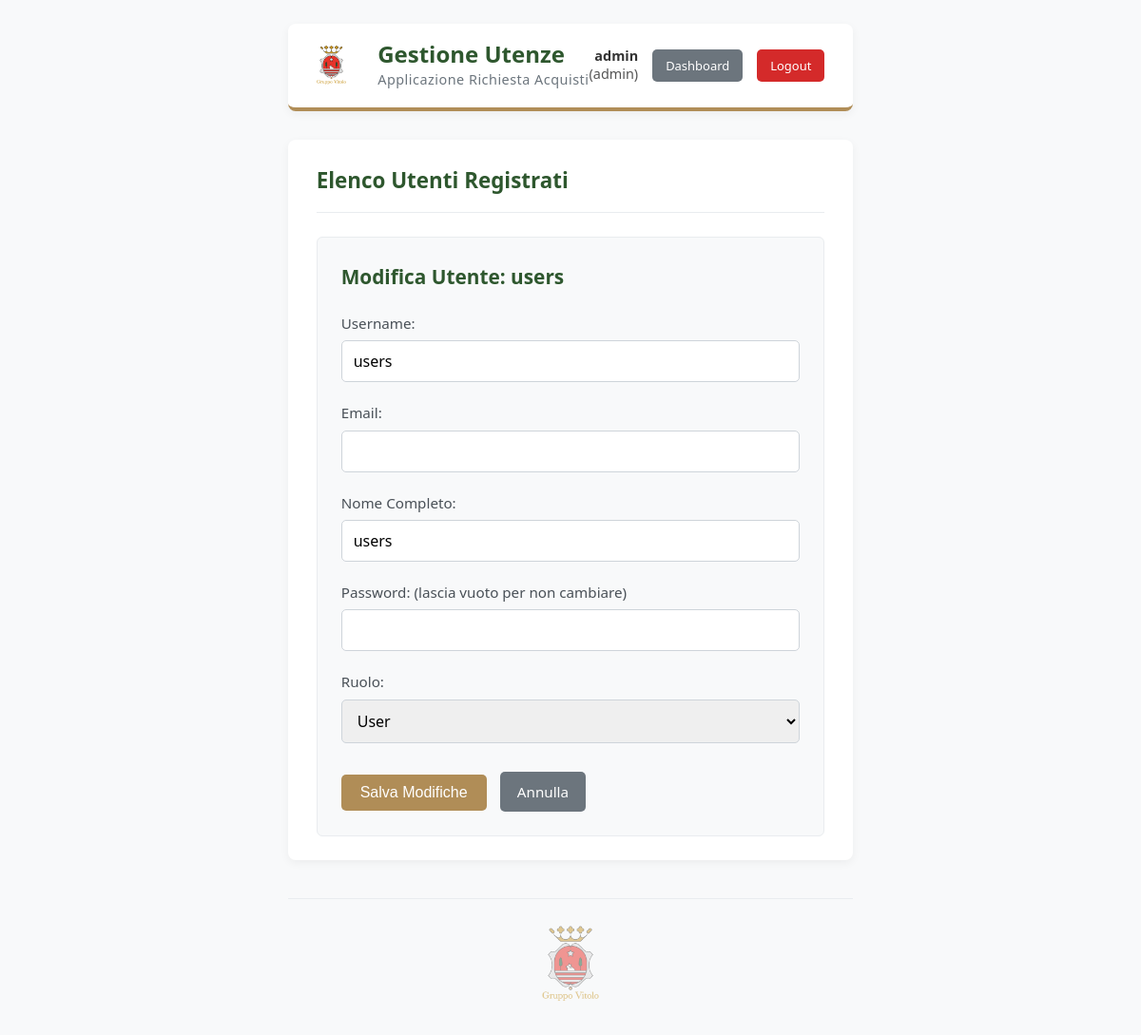
/gestioneutenze.php?action=edit&id=2 (signed in), run on the app's committed database.
### tables this page shows
CREATE TABLE IF NOT EXISTS `utenti` (
  `id` int(11) NOT NULL AUTO_INCREMENT,
  `username` varchar(50) NOT NULL,
  `email` varchar(100) DEFAULT NULL,
  `nome` varchar(150) DEFAULT NULL,
  `password_hash` varchar(255) NOT NULL,
  `ruolo` varchar(20) NOT NULL DEFAULT 'user',
  `data_creazione` timestamp NOT NULL DEFAULT current_timestamp(),
  PRIMARY KEY (`id`),
  UNIQUE KEY `uq_username` (`username`),
  UNIQUE KEY `uq_email` (`email`)
);

### gestioneutenze.php (the view, shortened to what this page needs)
<?php
$username_display_gu = htmlspecialchars(isset($_SESSION['username']) ? $_SESSION['username'] : 'N/A');
$user_role_display_gu = htmlspecialchars(isset($_SESSION['ruolo']) ? $_SESSION['ruolo'] : 'N/A');
$db_host = 'localhost'; $db_user = 'root'; $db_pass = ''; $db_name = 'gruppo_vitolo_db';
$conn_gu = new mysqli($db_host, $db_user, $db_pass, $db_name);
$action = isset($_GET['action']) ? $_GET['action'] : 'list';
$user_to_edit = null;
if ($conn_gu->connect_error) {
    error_log("[gestioneutenze.php] Errore connessione DB: " . $conn_gu->connect_error);
    $db_error_message = "Impossibile caricare i dati: errore di connessione al database.";
} else {
    if ($action === 'edit' && isset($_GET['id'])) {
        $user_id_to_edit = intval($_GET['id']);
        $stmt_edit = $conn_gu->prepare("SELECT id, username, email, nome, ruolo FROM utenti WHERE id = ?");
        if ($stmt_edit) {
            $stmt_edit->bind_param("i", $user_id_to_edit);
            $stmt_edit->execute();
            $result_edit = $stmt_edit->get_result();
            $user_to_edit = $result_edit->fetch_assoc();
        } else {
             error_log("[gestioneutenze.php] Errore preparazione statement per modifica utente: " . $conn_gu->error);
             $db_error_message = "Errore nel caricamento dati utente per modifica.";
             $action = 'list';
        }
    }
}
?>
<!DOCTYPE html>
<html lang="it">
<head>
    <link rel="stylesheet" href="style.css">
</head>
<body>
    <div class="page-outer-container">
        <header class="module-header">
            <div class="header-branding">
                <a href="dashboard.php" class="header-logo-link"><img src="logo.png" alt="Logo Gruppo Vitolo" class="logo"></a>
                <div class="header-titles">
                    <h1>Gestione Utenze</h1>
                    <h2>Applicazione Richiesta Acquisti</h2>
                </div>
            </div>
            <div class="user-session-controls">
                <div class="user-info">
                    <span><strong><?php echo $username_display_gu; ?></strong></span>
                    <span>(<?php echo $user_role_display_gu; ?>)</span>
                </div>
                <a href="dashboard.php" class="nav-link-button">Dashboard</a>
                <a href="logout.php" class="logout-button">Logout</a>
            </div>
        </header>
        <main class="module-content" id="gestione-utenze-content">
            <div class="app-section-header">
                <h2>Elenco Utenti Registrati</h2>
            </div>
            <?php if ($action === 'create_user' || ($action === 'edit' && $user_to_edit)): ?>
                <div class="form-container">
                    <h3><?php echo $action === 'create_user' ? 'Crea Nuovo Utente' : 'Modifica Utente: ' . htmlspecialchars($user_to_edit['username']); ?></h3>
                    <form action="dashboard_actions.php" method="POST">
                        <div class="form-group">
                            <label for="username">Username:</label>
                            <input type="text" id="username" name="username" class="form-control" value="<?php echo htmlspecialchars(isset($user_to_edit['username']) ? $user_to_edit['username'] : ''); ?>" required>
                        </div>
                        <div class="form-group">
                            <label for="email">Email:</label>
                            <input type="email" id="email" name="email" class="form-control" value="<?php echo htmlspecialchars(isset($user_to_edit['email']) ? $user_to_edit['email'] : ''); ?>">
                        </div>
                        <div class="form-group">
                            <label for="nome">Nome Completo:</label>
                            <input type="text" id="nome" name="nome" class="form-control" value="<?php echo htmlspecialchars(isset($user_to_edit['nome']) ? $user_to_edit['nome'] : ''); ?>">
                        </div>
                        <div class="form-group">
                            <label for="password">Password: <?php echo $action === 'edit' ? '(lascia vuoto per non cambiare)' : ''; ?></label>
                            <input type="password" id="password" name="password" class="form-control" <?php echo $action === 'create_user' ? 'required' : ''; ?>>
                        </div>
                        <div class="form-group">
                            <label for="ruolo">Ruolo:</label>
                            <select id="ruolo" name="ruolo" class="form-control" required>
                                <option value="user" <?php echo ((isset($user_to_edit['ruolo']) && $user_to_edit['ruolo'] === 'user') || (!isset($user_to_edit) && $action === 'create_user')) ? 'selected' : ''; ?>>User</option>
                            </select>
                        </div>
                        <button type="submit" class="admin-button"><?php echo $action === 'create_user' ? 'Crea Utente' : 'Salva Modifiche'; ?></button>
                        <a href="gestioneutenze.php?action=list" class="admin-button secondary" style="margin-left: 10px;">Annulla</a>
                    </form>
                </div>
            <?php elseif ($action === 'edit' && !$user_to_edit && isset($_GET['id'])): ?>
                <p class="error-message-usermgmt">Impossibile caricare i dati dell'utente (ID: <?php echo htmlspecialchars($_GET['id']); ?>) per la modifica. L'utente potrebbe non esistere.</p>
                <a href="gestioneutenze.php?action=list" class="admin-button secondary">Torna alla Lista Utenti</a>
            <?php endif; ?>
        </main>
        <footer class="footer-logo-area">
            <img src="logo.png" alt="Logo Gruppo Vitolo">
        </footer>
    </div>
</body>
</html>

### style.css (style rules this page uses)
html { box-sizing: border-box; scroll-behavior: smooth; }
*, *:before, *:after { box-sizing: inherit; }
body { background-color: #f8f9fa; color: #495057; font-family: 'Segoe UI', Tahoma, Geneva, Verdana, sans-serif; line-height: 1.6; margin: 0; padding: 0; display: flex; justify-content: center; align-items: flex-start; min-height: 100vh; overflow-y: auto; }
.header-branding { display: flex; align-items: center; gap: 18px; }
.header-branding .logo { max-height: 50px; display: block; }
.header-titles h1 { font-size: 1.6em; color: #2E572E; margin: 0; font-weight: 600; line-height: 1.2; }
.header-titles h2 { font-size: 0.95em; color: #6c757d; margin: 0; font-weight: 400; letter-spacing: 0.5px; }
.user-session-controls { text-align: right; font-size: 0.9em; color: #555; display: flex; align-items: center; gap: 15px; }
.user-session-controls .user-info { line-height: 1.4; text-align: right; }
.user-session-controls .user-info strong { font-weight: 600; color: #333; }
.user-session-controls .nav-link-button, .user-session-controls .logout-button { padding: 7px 14px; font-size: 0.9em; color: white !important; text-decoration: none; border-radius: 5px; transition: background-color 0.2s ease, transform 0.2s ease; font-weight: 500; white-space: nowrap; }
.user-session-controls .nav-link-button { background-color: #6c757d; }
.user-session-controls .logout-button { background-color: #D42A2A; }
.module-content, .dashboard-content-wrapper { background-color: #ffffff; padding: 25px 30px; border-radius: 8px; box-shadow: 0 3px 10px rgba(0,0,0,0.05); }
.app-section-header { display: flex; justify-content: space-between; align-items: center; margin-bottom: 25px; padding-bottom: 15px; border-bottom: 1px solid #e9ecef; }
.app-section-header h2 { font-size: 1.4em; color: #2E572E; margin: 0; font-weight: 600; }
.form-group { margin-bottom: 20px; text-align: left; }
.form-group label { display: block; margin-bottom: 6px; font-weight: 500; color: #495057; font-size:0.95em; }
.form-group input[type="text"], .form-group input[type="password"], .form-group input[type="email"], .form-group input[type="date"], .form-group input[type="number"], .form-group select, .form-group textarea { width: 100%; padding: 10px 12px; border: 1px solid #ced4da; border-radius: 5px; font-size: 1em; font-family: 'Segoe UI', Tahoma, Geneva, Verdana, sans-serif; transition: border-color 0.2s ease, box-shadow 0.2s ease; }
.form-container { margin-top: 25px; padding: 25px; background-color: #f8f9fa; border: 1px solid #e9ecef; border-radius: 6px; }
.form-container h3 { margin-top: 0; margin-bottom: 20px; color: #2E572E; font-size: 1.3em; font-weight: 600; }
button[type="submit"], .admin-button, .action-button { background-color: #B08D57; color: white; padding: 10px 20px; border: none; border-radius: 5px; cursor: pointer; font-size: 1em; text-decoration: none; display: inline-block; transition: background-color 0.2s ease, transform 0.2s ease, box-shadow 0.2s ease; font-weight: 500; margin-top: 10px; text-align:center; }
.admin-button.secondary, .action-button.secondary { background-color: #6c757d; }
.footer-logo-area { text-align: center; margin-top: 50px; padding-top: 30px; border-top: 1px solid #e9ecef; }
.footer-logo-area img { max-width: 60px; opacity: 0.5; }

### data on the page
utenti: username "users", nome "users", ruolo "User"

### other printed values
$username_display_gu "admin"
$user_role_display_gu "admin"
